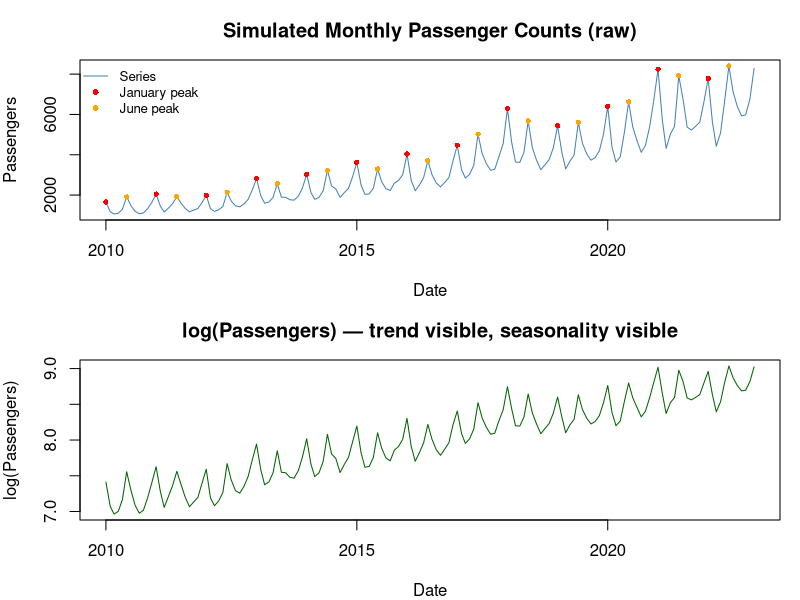
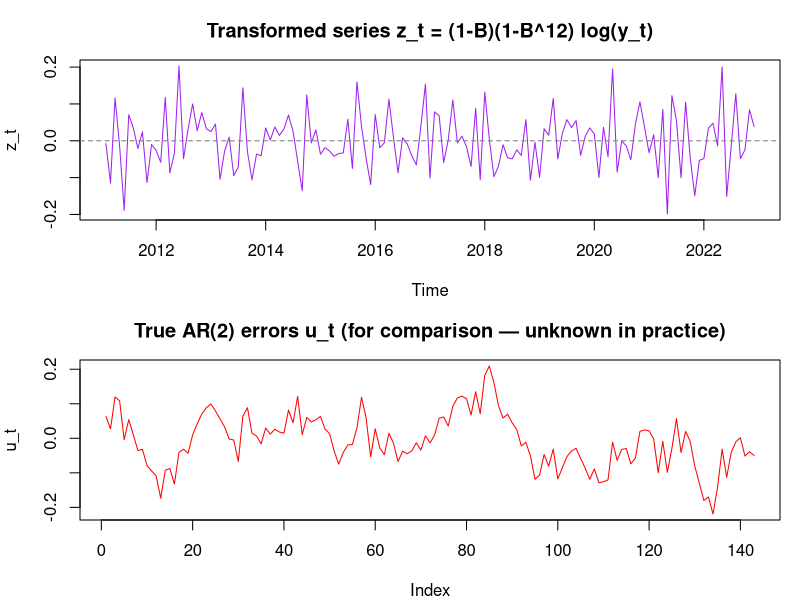
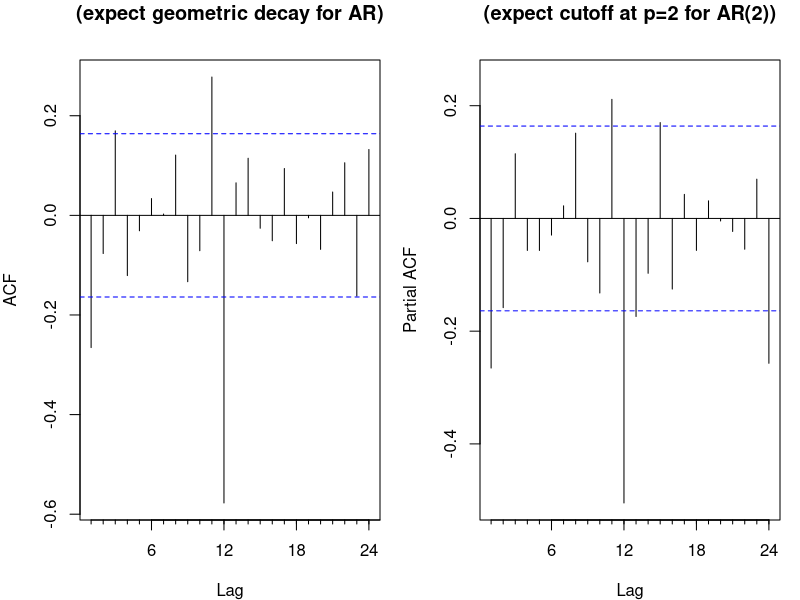
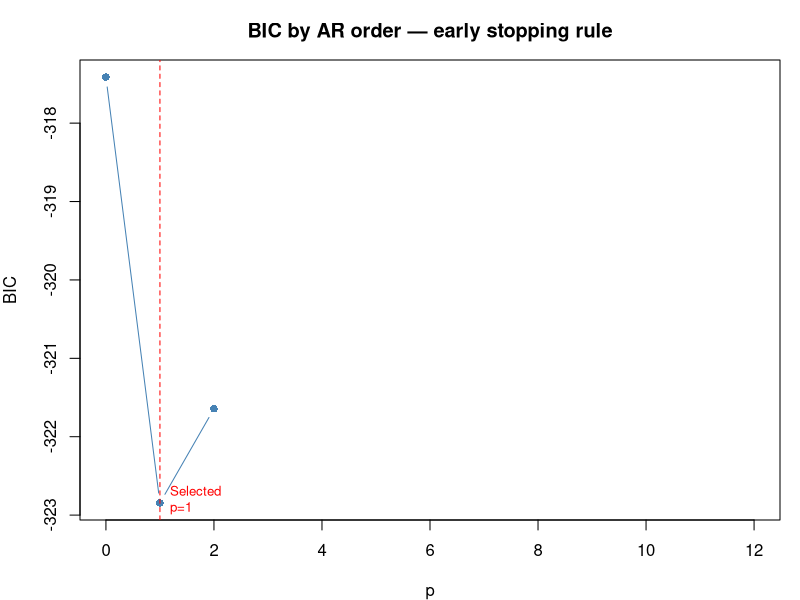
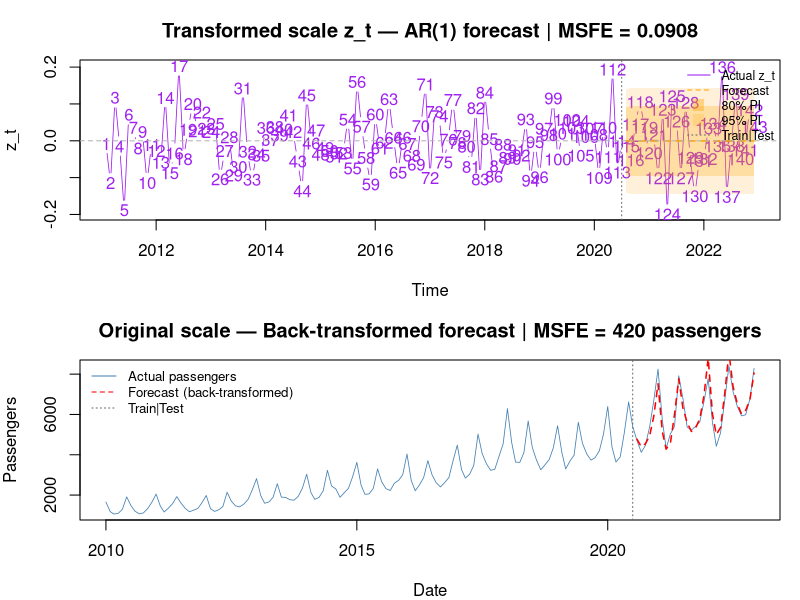

Write R code to recreate these figures, in order.
### ===========================================================================
### EDUCATIONAL SCRIPT: AR(2) with Trend and Monthly Seasonality
###
### Purpose: Understand the FULL pipeline from raw non-stationary series
###          to forecasting and back-transformation to the original scale.
###
### Pipeline:
###   1.  Simulate a "passenger" series with KNOWN AR(2) + trend + seasonality
###   2.  Plot raw series — visually non-stationary
###   3.  ADF/KPSS tests on raw series — confirm non-stationarity
###   4.  Transform: log → seasonal diff (lag 12) → first diff
###   5.  ADF/KPSS on transformed series — confirm stationarity
###   6.  ACF/PACF → identify AR structure
###   7.  BIC order selection → should select p ≈ 2
###   8.  70/30 split: fit AR(p) on train, forecast on test (transformed scale)
###   9.  Back-transform forecasts to ORIGINAL passenger count scale
###  10.  MSFE on BOTH scales — see what it means for the business
###  11.  Interpretation section: why enterprise cares about original scale
### ===========================================================================

library(forecast)   # Arima(), forecast(), Acf(), Pacf()
library(tseries)    # adf.test(), kpss.test()

set.seed(123)

### ---------------------------------------------------------------------------
### 1. SIMULATE DATA (True DGP — in practice you never know this)
### ---------------------------------------------------------------------------
# We build: log(y_t) = level + trend + seasonal(month) + u_t
# where u_t ~ AR(2): u_t = phi1*u_{t-1} + phi2*u_{t-2} + eps_t
#
# This mimics a monthly passenger series:
#   - Slow upward trend (growing airline market)
#   - Peaks in January (holiday travel) and June (summer travel)
#   - AR(2) autocorrelation in the residuals (booking patterns carry over)

n       <- 156   # 13 years of monthly data (enough for 70/30 split + lags)
t_idx   <- 1:n
month_idx <- ((t_idx - 1) %% 12) + 1

# True AR(2) parameters — what we want BIC to recover
phi1      <- 0.65
phi2      <- 0.20
sigma_eps <- 0.05

# Monthly seasonal pattern (on log scale, centred at 0)
# Jan=1 high (holiday), Jun=6 high (summer), rest lower
seasonal_pattern <- c(
   0.40,  # Jan
   0.05,  # Feb
  -0.15,  # Mar
  -0.10,  # Apr
   0.05,  # May
   0.35,  # Jun
   0.10,  # Jul
  -0.05,  # Aug
  -0.15,  # Sep
  -0.10,  # Oct
   0.00,  # Nov
   0.20   # Dec
)
seas_component  <- seasonal_pattern[month_idx]
trend_component <- 0.012 * t_idx   # slow upward drift on log scale

# Generate AR(2) error process u_t
u   <- numeric(n)
eps <- rnorm(n, 0, sigma_eps)
for (i in 3:n) {
  u[i] <- phi1 * u[i - 1] + phi2 * u[i - 2] + eps[i]
}

# Combine into log-scale and exponentiate to get passenger counts
log_y_true <- 7 + trend_component + seas_component + u
y           <- round(exp(log_y_true))   # integer passenger counts

# Time axis: monthly starting Jan 2010
dates  <- seq(as.Date("2010-01-01"), by = "month", length.out = n)
ts_y   <- ts(y, start = c(2010, 1), frequency = 12)

cat("=== SIMULATED DATA SUMMARY ===\n")
cat("True AR(2) parameters: phi1 =", phi1, "  phi2 =", phi2, "\n")
cat("n =", n, "months |",
    format(dates[1], "%b %Y"), "to", format(dates[n], "%b %Y"), "\n")
cat("Passenger range:", min(y), "to", max(y), "\n\n")

### ---------------------------------------------------------------------------
### 2. PLOT RAW SERIES
### ---------------------------------------------------------------------------
par(mfrow = c(2, 1), mar = c(4, 4, 3, 1))

plot(dates, y, type = "l", col = "steelblue", lwd = 1,
     main = "Simulated Monthly Passenger Counts (raw)",
     xlab = "Date", ylab = "Passengers")
# Mark January and June peaks
jan_idx <- which(month_idx == 1)
jun_idx <- which(month_idx == 6)
points(dates[jan_idx], y[jan_idx], pch = 16, col = "red",   cex = 0.7)
points(dates[jun_idx], y[jun_idx], pch = 16, col = "orange", cex = 0.7)
legend("topleft", legend = c("Series", "January peak", "June peak"),
       col = c("steelblue","red","orange"), lty = c(1,NA,NA),
       pch = c(NA,16,16), bty = "n", cex = 0.8)

plot(dates, log(y), type = "l", col = "darkgreen", lwd = 1,
     main = "log(Passengers) — trend visible, seasonality visible",
     xlab = "Date", ylab = "log(Passengers)")

par(mfrow = c(1, 1))

### ---------------------------------------------------------------------------
### 3. CONFIRM NON-STATIONARITY ON RAW SERIES
### ---------------------------------------------------------------------------
# ADF  H0: unit root (non-stationary). p > 0.05 → fail to reject → non-stationary
# KPSS H0: stationary.                 p < 0.05 → reject H0   → non-stationary

cat("=== STATIONARITY TESTS ON RAW log(y) ===\n")
adf_raw  <- adf.test(log(y), alternative = "stationary")
kpss_raw <- kpss.test(log(y), null = "Level")
cat(sprintf("ADF  p = %.4f  → %s\n", adf_raw$p.value,
            ifelse(adf_raw$p.value  < 0.05, "stationary", "NON-STATIONARY ✗")))
cat(sprintf("KPSS p = %.4f  → %s\n\n", kpss_raw$p.value,
            ifelse(kpss_raw$p.value > 0.05, "stationary", "NON-STATIONARY ✗")))

### ---------------------------------------------------------------------------
### 4. TRANSFORM TO STATIONARITY
### ---------------------------------------------------------------------------
# Step 1: log(y)             — stabilises multiplicative variance
# Step 2: seasonal diff(12)  — removes periodic seasonal means
# Step 3: first diff         — removes remaining linear trend
#
# Result: z_t = (1-B)(1-B^12) log(y_t)
# This loses 12 + 1 = 13 observations at the start.

log_y    <- log(y)
ts_log_y <- ts(log_y, start = c(2010, 1), frequency = 12)

ts_z <- diff(diff(ts_log_y, lag = 12), differences = 1)
# ts_z[1] corresponds to original index 14 (January 2011)
z    <- as.numeric(ts_z)
n_z  <- length(z)
cat("Length after transformation:", n_z, "(lost 13 obs to differencing)\n\n")

par(mfrow = c(2, 1), mar = c(4, 4, 3, 1))
plot(ts_z, col = "purple", main = "Transformed series z_t = (1-B)(1-B^12) log(y_t)",
     ylab = "z_t")
abline(h = 0, lty = 2, col = "grey50")
plot(u[14:n], type = "l", col = "red",
     main = "True AR(2) errors u_t (for comparison — unknown in practice)",
     xlab = "Index", ylab = "u_t")
par(mfrow = c(1, 1))

### ---------------------------------------------------------------------------
### 5. CONFIRM STATIONARITY ON TRANSFORMED SERIES
### ---------------------------------------------------------------------------
cat("=== STATIONARITY TESTS ON TRANSFORMED z_t ===\n")
adf_z  <- adf.test(z, alternative = "stationary")
kpss_z <- kpss.test(z, null = "Level")
cat(sprintf("ADF  p = %.4f  → %s\n", adf_z$p.value,
            ifelse(adf_z$p.value  < 0.05, "stationary ✓", "NON-STATIONARY ✗")))
cat(sprintf("KPSS p = %.4f  → %s\n\n", kpss_z$p.value,
            ifelse(kpss_z$p.value > 0.05, "stationary ✓", "NON-STATIONARY ✗")))

### ---------------------------------------------------------------------------
### 6. ACF / PACF — IDENTIFY AR STRUCTURE
### ---------------------------------------------------------------------------
# For a pure AR(p): ACF decays geometrically, PACF cuts off after lag p.
# We expect the PACF to show significant spikes at lags 1 and 2 only.
#
# Note: differencing introduces MA components, so z_t is not a pure AR(2).
# However, with BIC we can still identify the dominant AR order.

par(mfrow = c(1, 2), mar = c(4, 4, 3, 1))
Acf(ts_z,  lag.max = 24,
    main = "ACF of z_t\n(expect geometric decay for AR)")
Pacf(ts_z, lag.max = 24,
    main = "PACF of z_t\n(expect cutoff at p=2 for AR(2))")
par(mfrow = c(1, 1))

### ---------------------------------------------------------------------------
### 7. BIC ORDER SELECTION — SHOULD RECOVER p ≈ 2
### ---------------------------------------------------------------------------
# We search AR(0)..AR(12) with early stopping when BIC increases.

cat("=== AR ORDER SELECTION BY BIC (early stopping) ===\n")
max_p   <- 12
ic_vals <- rep(NA_real_, max_p + 1)
fits_ar <- vector("list", max_p + 1)
prev_ic <- Inf

for (p in 0:max_p) {
  fit <- tryCatch(
    Arima(ts_z, order = c(p, 0, 0), include.mean = TRUE, method = "ML"),
    error = function(e) NULL
  )
  fits_ar[[p + 1]] <- fit
  if (!is.null(fit)) {
    ic <- BIC(fit)
    ic_vals[p + 1] <- ic
    cat(sprintf("  AR(%2d)  BIC = %9.2f\n", p, ic))
    if (ic > prev_ic) {
      cat(sprintf("  → BIC increased at p=%d — stopping. Selected p=%d.\n\n",
                  p, p - 1))
      break
    }
    prev_ic <- ic
  }
}

best_p   <- which.min(ic_vals) - 1
best_fit <- fits_ar[[best_p + 1]]
cat(sprintf("True DGP:  AR(2) with phi1=%.2f, phi2=%.2f\n", phi1, phi2))
cat(sprintf("BIC chose: AR(%d)\n", best_p))
if (!is.null(best_fit)) {
  cat("Estimated coefficients:\n")
  print(round(coef(best_fit), 4))
}
cat("\n")

# Plot BIC curve
plot(0:max_p, ic_vals, type = "b", pch = 16, col = "steelblue",
     main = "BIC by AR order — early stopping rule",
     xlab = "p", ylab = "BIC", na.action = na.omit)
abline(v = best_p, col = "red", lty = 2)
text(best_p, min(ic_vals, na.rm = TRUE),
     labels = paste0("Selected\np=", best_p),
     pos = 4, col = "red", cex = 0.8)

### ---------------------------------------------------------------------------
### 8. TRAIN / TEST SPLIT AND FORECASTING ON TRANSFORMED SCALE
### ---------------------------------------------------------------------------
n_train <- floor(n_z * 0.80)
n_test  <- n_z - n_train

ts_z_train <- window(ts_z, end   = time(ts_z)[n_train])
ts_z_test  <- window(ts_z, start = time(ts_z)[n_train + 1])

# Fit AR(best_p) on training data only
fit_train <- Arima(ts_z_train,
                   order        = c(best_p, 0, 0),
                   include.mean = TRUE,
                   method       = "ML")

# h-step-ahead forecasts for the full test window
fc     <- forecast(fit_train, h = n_test)
z_hat  <- as.numeric(fc$mean)
z_act  <- as.numeric(ts_z_test)

msfe_z <- sqrt(mean((z_act - z_hat)^2))
cat(sprintf("=== TRANSFORMED SCALE MSFE ===\n"))
cat(sprintf("AR(%d) on z_t  |  train=%d  test=%d  |  MSFE = %.6f\n\n",
            best_p, n_train, n_test, msfe_z))

### ---------------------------------------------------------------------------
### 9. BACK-TRANSFORMATION TO ORIGINAL (PASSENGER COUNT) SCALE
### ---------------------------------------------------------------------------
# z_t = (1-B)(1-B^12) log(y_t)
#      = log(y_t) - log(y_{t-1}) - log(y_{t-12}) + log(y_{t-13})
#
# Rearranging:
#   log(y_t) = z_t + log(y_{t-1}) + log(y_{t-12}) - log(y_{t-13})
#
# The offset: ts_z[1] ↔ original index 14, so
#   ts_z train ends at original index: 13 + n_train
#   ts_z test  starts at             : 13 + n_train + 1

orig_offset <- 13          # values lost to differencing
train_end   <- orig_offset + n_train   # last training index in original y

# Reconstruct log_y recursively over the test period.
# We initialise with the true log_y (all n values) and overwrite test indices.
log_y_recon <- log_y   # length n; indices 1..n

for (h in seq_len(n_test)) {
  idx <- train_end + h    # index in original series (1-based)

  # The back-transform formula:
  log_y_recon[idx] <- z_hat[h] +
    log_y_recon[idx - 1]  +   # lag 1  (forecast value if h > 1)
    log_y_recon[idx - 12] -   # lag 12 (forecast value if h > 12)
    log_y_recon[idx - 13]     # lag 13 (forecast value if h > 13)
  # Note: for h=1..12, lags 12 and 13 fall in the training window → known.
  # For h > 12, they use previously reconstructed forecast values (recursive).
}

y_forecast  <- exp(log_y_recon[(train_end + 1):n])
y_actual    <- y[(train_end + 1):n]
msfe_orig   <- sqrt(mean((y_actual - y_forecast)^2))

cat(sprintf("=== ORIGINAL SCALE MSFE ===\n"))
cat(sprintf("Passenger count (back-transformed)  |  MSFE = %.2f passengers\n\n",
            msfe_orig))

### ---------------------------------------------------------------------------
### 10. PLOT: TRANSFORMED SCALE vs ORIGINAL SCALE FORECASTS
### ---------------------------------------------------------------------------
par(mfrow = c(2, 1), mar = c(4, 4, 3, 1))

# --- Panel A: Transformed scale ---
t_z_all   <- time(ts_z)
t_z_test  <- t_z_all[n_train + seq_len(n_test)]

plot(t_z_all, as.numeric(ts_z),
     type = "l", col = "purple", lwd = 0.8,
     main = sprintf("Transformed scale z_t — AR(%d) forecast | MSFE = %.4f",
                    best_p, msfe_z),
     xlab = "Time", ylab = "z_t")
lines(t_z_test, z_hat, col = "orange", lwd = 1.5, lty = 2)

# PI shading
polygon(c(t_z_test, rev(t_z_test)),
        c(as.numeric(fc$lower[, 2]), rev(as.numeric(fc$upper[, 2]))),
        col = adjustcolor("orange", 0.15), border = NA)
polygon(c(t_z_test, rev(t_z_test)),
        c(as.numeric(fc$lower[, 1]), rev(as.numeric(fc$upper[, 1]))),
        col = adjustcolor("orange", 0.25), border = NA)

abline(v = t_z_all[n_train], col = "grey40", lty = 3)
abline(h = 0, col = "grey70", lty = 2)
legend("topright",
       legend = c("Actual z_t", "Forecast", "80% PI", "95% PI", "Train|Test"),
       col    = c("purple","orange", adjustcolor("orange",0.40),
                  adjustcolor("orange",0.20), "grey40"),
       lty    = c(1,2,NA,NA,3), pch = c(NA,NA,15,15,NA),
       pt.cex = 1.5, bty = "n", cex = 0.75)

# --- Panel B: Original scale (back-transformed) ---
dates_test <- dates[(train_end + 1):n]

plot(dates, y, type = "l", col = "steelblue", lwd = 0.8,
     main = sprintf("Original scale — Back-transformed forecast | MSFE = %.0f passengers",
                    msfe_orig),
     xlab = "Date", ylab = "Passengers")
lines(dates_test, y_forecast, col = "red", lwd = 1.5, lty = 2)
abline(v = dates[train_end], col = "grey40", lty = 3)
legend("topleft",
       legend = c("Actual passengers", "Forecast (back-transformed)", "Train|Test"),
       col = c("steelblue","red","grey40"),
       lty = c(1, 2, 3), bty = "n", cex = 0.8)

par(mfrow = c(1, 1))

### ---------------------------------------------------------------------------
### 11. INTERPRETATION — WHY THE ORIGINAL SCALE MATTERS FOR A BUSINESS
### ---------------------------------------------------------------------------
cat("=== INTERPRETATION ===\n\n")

cat("Q: Should I report MSFE on the transformed or original scale?\n")
cat("A: For MODEL SELECTION (choosing p, comparing models) → use transformed scale.\n")
cat("   The z_t series is what the AR model actually fits.\n")
cat("   MSFE on z_t tells you how well the model captures autocorrelation.\n\n")

cat("Q: Why does enterprise care about original-scale forecasts?\n")
cat("A: Decisions are made in real units:\n")
cat("   - Airline: 'How many seats to open for sale in June?' (need y_hat in passengers)\n")
cat("   - Finance: 'What is the expected revenue next quarter?' (need y_hat in euros)\n")
cat("   - Logistics: 'How many trucks do we need?' (need y_hat in shipments)\n")
cat("   MSFE on original scale =", round(msfe_orig), "passengers tells you directly\n")
cat("   how far off the forecast is in business-relevant units.\n\n")

cat("Q: How is the back-transformation done?\n")
cat("A: We applied: z_t = (1-B)(1-B^12) log(y_t)\n")
cat("   which means: log(y_t) = z_t + log(y_{t-1}) + log(y_{t-12}) - log(y_{t-13})\n")
cat("   so:          y_t = exp(z_hat_t) * y_{t-1} * y_{t-12} / y_{t-13}\n")
cat("   For h > 12 steps ahead, y_{t-12} is itself a forecast → propagates error.\n\n")

cat("Q: Why does forecast uncertainty grow fast at long horizons?\n")
cat("A: Two sources of compounding error in multi-step back-transformation:\n")
cat("   (1) AR forecast error in z_t grows with h (further from training data)\n")
cat("   (2) Recursive back-transform uses previously forecast y values as inputs,\n")
cat("       so errors in y_{T+1} feed into y_{T+13}, y_{T+25}, etc.\n\n")

cat("Q: Why is this 'not exactly doable in real life'?\n")
cat("A: The BIC order p was selected using the FULL series (including the test set).\n")
cat("   In real life you only know the past — a genuine real-time forecaster would\n")
cat("   re-select p with only training data available, and would re-estimate\n")
cat("   parameters as each new observation arrives (rolling window).\n")
cat("   This means our MSFE is optimistic (lower than a real out-of-sample MSFE).\n")
